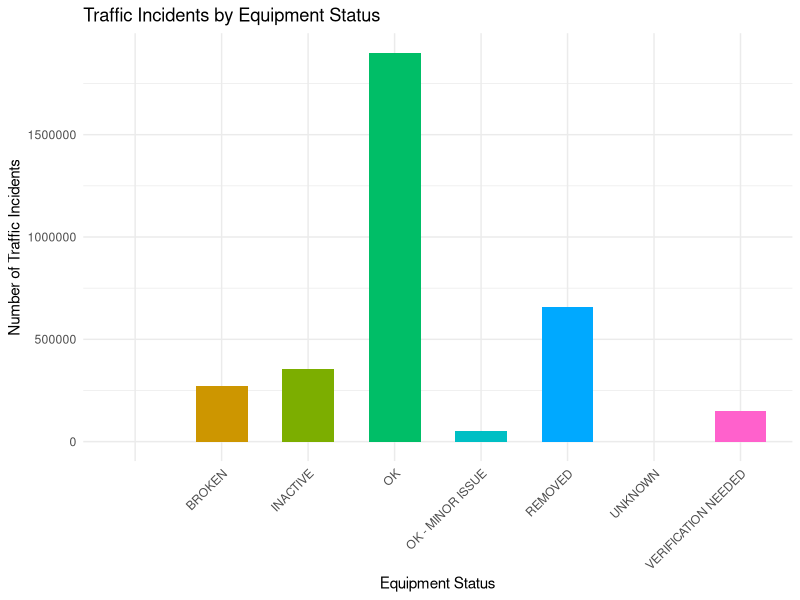
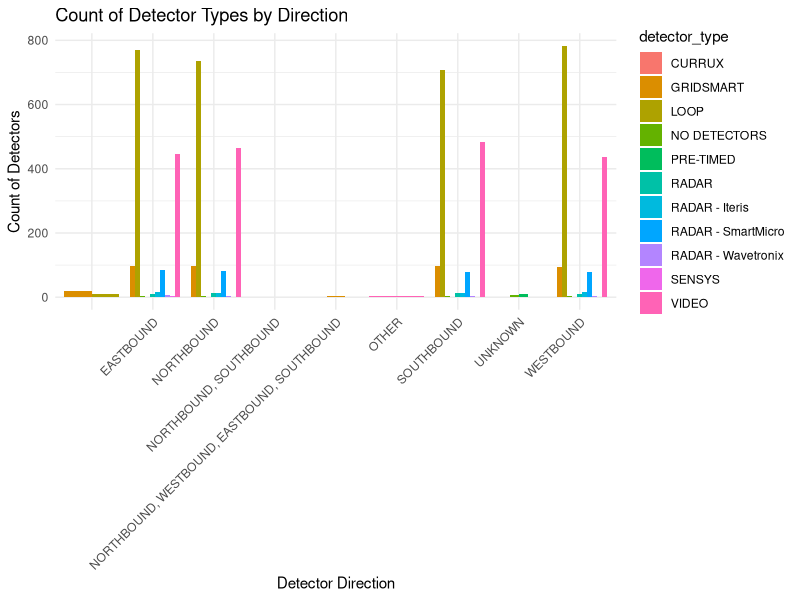
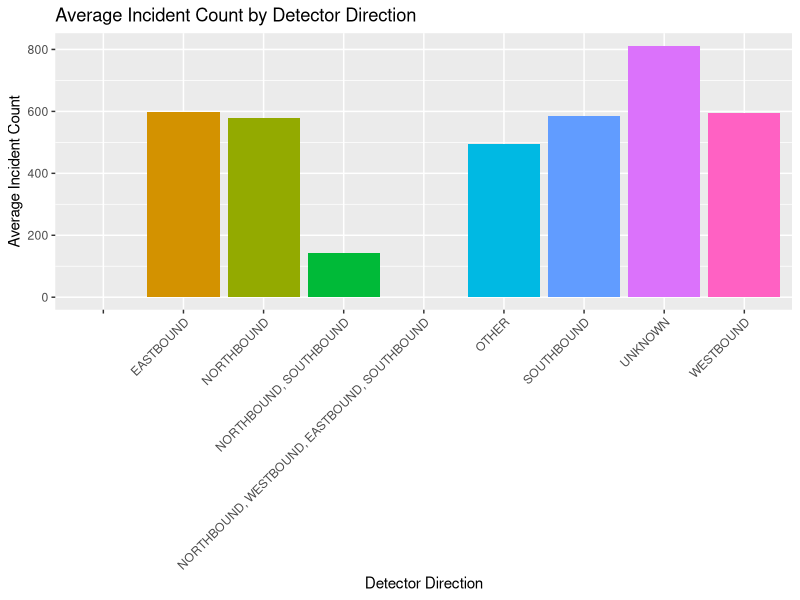
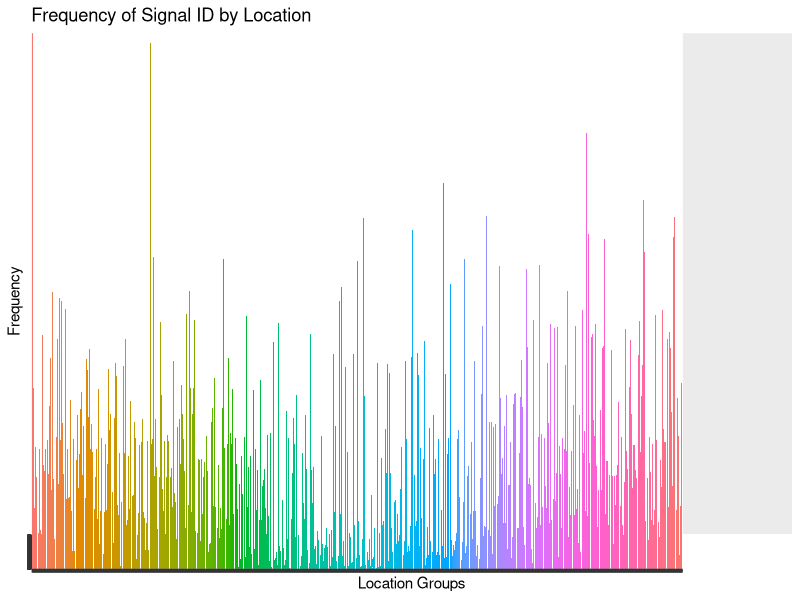

The R source for these figures, in order:
## ---- chunk 1
Traffic_Counts<- read.csv("Traffic_Detectors.csv")
library(ggplot2)
library(dplyr)
library(lubridate)

## ---- chunk 2

incident_summary <- Traffic_Counts %>%
  group_by(detector_status) %>%
  summarise(incident_count = sum(signal_id, na.rm = TRUE)) %>%
  arrange(-incident_count)

ggplot(incident_summary, aes(x = detector_status, y = incident_count, fill = detector_status)) +
  geom_bar(stat = "identity", show.legend = FALSE, width=0.6) +
  labs(
    title = "Traffic Incidents by Equipment Status",
    x = "Equipment Status",
    y = "Number of Traffic Incidents"
  ) +
  theme_minimal()+
  theme(axis.text.x = element_text(angle = 45, hjust = 1, vjust = 1))


## ---- chunk 3

type_by_direction <- Traffic_Counts %>%
  group_by(detector_type, detector_direction) %>%
  summarise(count = n()) %>%
  ungroup()


ggplot(type_by_direction, aes(x = detector_direction, y = count, fill = detector_type)) +
  geom_bar(stat = "identity", position = "dodge") +
  labs(
    title = "Count of Detector Types by Direction",
    x = "Detector Direction",
    y = "Count of Detectors"
  ) +
  theme_minimal() +
  theme(axis.text.x = element_text(angle = 45, hjust = 1))


## ---- chunk 4
  Traffic_Counts %>%
     group_by(detector_direction) %>%
     summarise(average_incident_count = mean(signal_id)) %>%
     ggplot(aes(x = detector_direction, y = average_incident_count, fill = detector_direction)) +
     geom_bar(stat = "identity", show.legend = FALSE) +
     labs(title = "Average Incident Count by Detector Direction",
          x = "Detector Direction",
          y = "Average Incident Count") +
     theme(axis.text.x = element_text(angle = 45, hjust = 1))

## ---- chunk 5
library(dplyr)
library(ggplot2)
library(tidyr)
library(stringr)

ggplot(Traffic_Counts, aes(x = LOCATION, y = as.factor(signal_id), fill = LOCATION)) +
  geom_bar(stat = "identity") +
  labs(title = "Frequency of Signal ID by Location",
       x = "Location Groups",
       y = "Frequency") +
  theme(axis.text.x = element_blank(),
        axis.title.x = element_text(),
        axis.text.y = element_blank(),
        axis.title.y = element_text(),
        legend.position = "none") +
  coord_cartesian(xlim = c(0, 1100)) 
## ---- chunk 6

